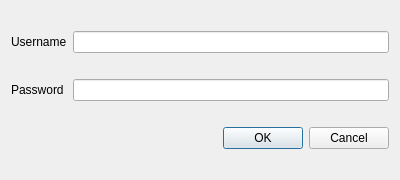
<?xml version="1.0" encoding="UTF-8"?>
<ui version="4.0">
 <class>LoginDialog</class>
 <widget class="QDialog" name="LoginDialog">
  <property name="geometry">
   <rect>
    <x>0</x>
    <y>0</y>
    <width>400</width>
    <height>180</height>
   </rect>
  </property>
  <property name="windowTitle">
   <string>Login</string>
  </property>
  <layout class="QGridLayout" name="gridLayout">
   <item row="0" column="0">
    <widget class="QLabel" name="usernameLabel">
     <property name="text">
      <string>Username</string>
     </property>
    </widget>
   </item>
   <item row="0" column="1">
    <widget class="QLineEdit" name="usernameLineEdit"/>
   </item>
   <item row="1" column="0">
    <widget class="QLabel" name="passwordLabel">
     <property name="text">
      <string>Password</string>
     </property>
    </widget>
   </item>
   <item row="1" column="1">
    <widget class="QLineEdit" name="passwordLineEdit">
     <property name="echoMode">
      <enum>QLineEdit::Password</enum>
     </property>
    </widget>
   </item>
   <item row="2" column="0" colspan="2">
    <widget class="QDialogButtonBox" name="buttonBox">
     <property name="orientation">
      <enum>Qt::Horizontal</enum>
     </property>
     <property name="standardButtons">
      <set>QDialogButtonBox::Cancel|QDialogButtonBox::Ok</set>
     </property>
    </widget>
   </item>
  </layout>
 </widget>
 <resources/>
 <connections>
  <connection>
   <sender>buttonBox</sender>
   <signal>rejected()</signal>
   <receiver>LoginDialog</receiver>
   <slot>reject()</slot>
   <hints>
    <hint type="sourcelabel">
     <x>316</x>
     <y>260</y>
    </hint>
    <hint type="destinationlabel">
     <x>286</x>
     <y>274</y>
    </hint>
   </hints>
  </connection>
  <connection>
   <sender>buttonBox</sender>
   <signal>accepted()</signal>
   <receiver>LoginDialog</receiver>
   <slot>accept()</slot>
   <hints>
    <hint type="sourcelabel">
     <x>248</x>
     <y>254</y>
    </hint>
    <hint type="destinationlabel">
     <x>157</x>
     <y>274</y>
    </hint>
   </hints>
  </connection>
 </connections>
</ui>
